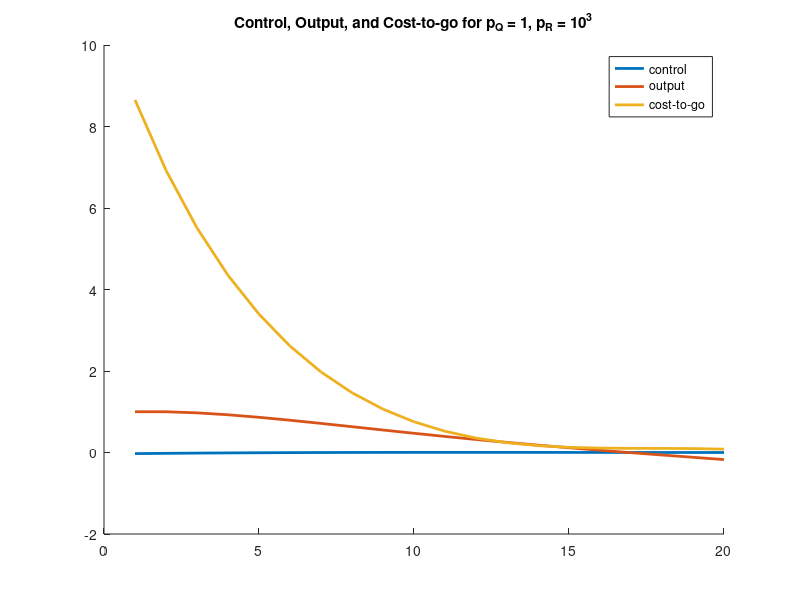

The MATLAB script that drew this image: (Note: this script raises an error after producing the figure.)
A = [1 1; 0 1];
B = [0 ; 1];
C = [1 0];

N = 20;

p_Q = 1;
p_R = 10*10*10;

Q = C.' * p_Q*[1] * C;
R = p_R * [1];

x_0 = [1 ; 0];

% compute P, K matrices
P = cell(N+1,1);
K = cell(N,1);
P{N+1} = Q;

for i=1:N
    t = N-i+1;
    K{t} = inv(R + (B.')*P{t+1}*B) * (B.')*P{t+1}*A;
    P{t} = Q + (K{t}.')*R*K{t} + (A - B*K{t}).' * P{t+1} * (A - B*K{t}); 
end    

u = zeros(1,N);
x = cell(N+1,1); x{1} = x_0;
y = zeros(1,N);
J = zeros(1,N);

for t=2:N+1
   u(t-1) = -K{t-1} * x{t-1};
   x{t} = A*x{t-1} + B*u(t-1);
   y(t-1) = C*x{t-1};
   J(t-1) = x{t-1}.' * P{t-1} * x{t-1};
end

T = [1:N];
hold on
plot(T, u, 'LineWidth',2)
plot(T, y, 'LineWidth',2)
plot(T, J, 'LineWidth',2)
title('Control, Output, and Cost-to-go for p_Q = 1, p_R = 10^3')
legend('control','output', 'cost-to-go')

m = [0; 1]
n = [2 3]
m*n

syms b
bla = [0 1; -b.^(-1/2) -sqrt(2)*b.^(-1/4)]
[V,D] = eig(bla)